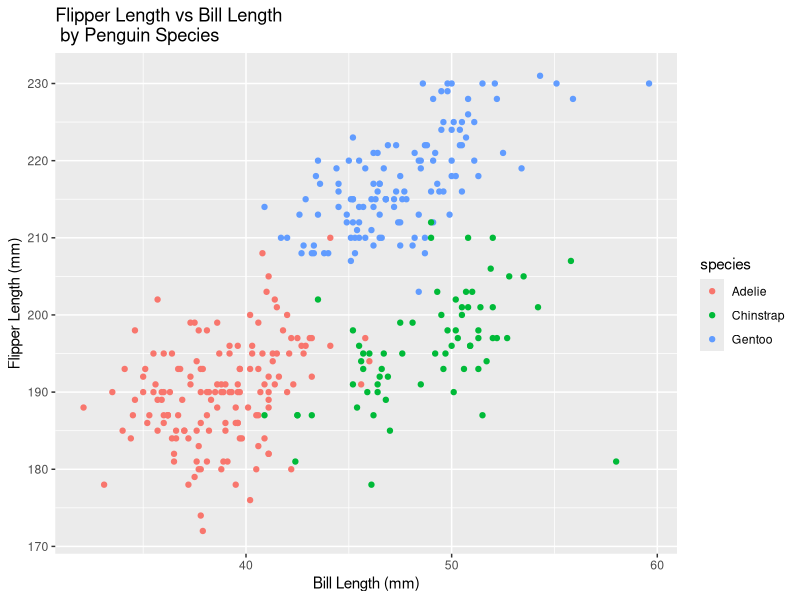
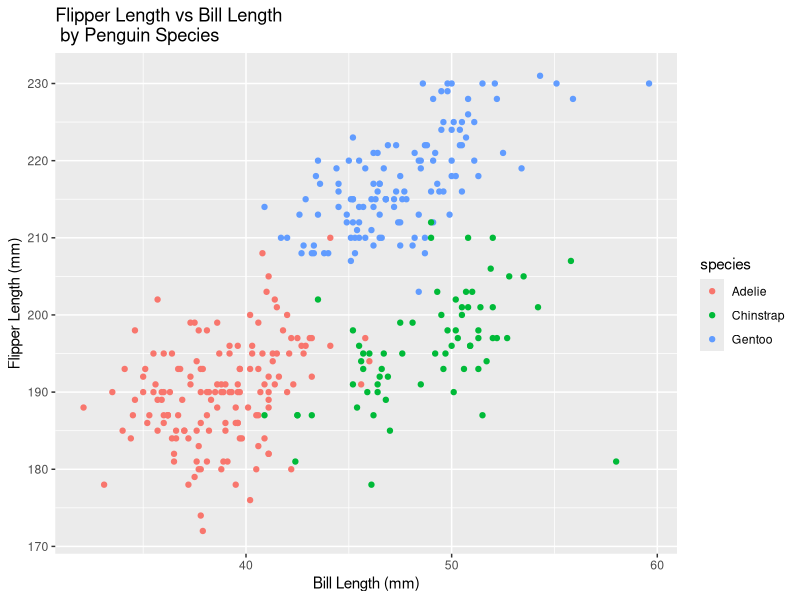

The R source for these figures, in order:
## ---- chunk 1
knitr::opts_chunk$set(echo = TRUE)
## ---- chunk 2
  library(tidyverse)
  library(ggplot2)
  library(palmerpenguins)
## ---- chunk 3
# I decided to set echo to true, so you can see both my code and the results in
# the knitted HTML file.

# problem1_DF is a data frame that consists of various data types, including a
# standard normal distribution of numbers, boolean values, character and factor
# vectors.

problem1_DF = 
  tibble(
    normal_distribution_values = rnorm(10),
    logical_vector = normal_distribution_values>0,
    character_vector_10 = c("g", "o", "i", "k", "i", "n", "m", "n", "h", "y"),
    factor_vector_10 = factor(c("harry", "hermoine", "ron", "ron", "ron", "hermoine", "harry", "hermoine", "harry", "ron"))
  )

# generates a table of problem1_DF to inspect whether values have successfully
# been input
head(problem1_DF)

# Take the mean of each set of values in the dataframe

# Take the mean of the normally distributed 10 values that were generated
ndist_mean = mean(problem1_DF %>% pull(1))
ndist_mean
# ndist_mean = ~-0.228, which is about what we would expect

# Take the mean of the logical vector
logvec_mean = mean(problem1_DF %>% pull(2))
logvec_mean
# logvec_mean = 0.3, which assumes TRUE = 1, and FALSE = 0.

# Take the mean of the character vector
chvec_mean = mean(problem1_DF %>% pull(3))
chvec_mean

# Take the mean of the factor vector
factor_mean = mean(problem1_DF %>% pull(4))
factor_mean

# the character vector and factor vector are not numeric, so they return 
# NA when we try to calculate the mean
## ---- chunk 4
# load the penguins dataset
data("penguins", package = "palmerpenguins")

# determine some summary statistics about the penguins dataset
summary(penguins)
# running the summary function, we see that there are three species (Adelie, 
# Chinstrap, and Gentoo) and three islands (Biscoe, Dream, Torgersen). There 
# are 152 Adelie penguins, 68 Chinstrap penguins. Other variables of interest 
# include the average bill length and bill depth, flipper length, body mass, 
# penguin sex and year of observation.
head(penguins)

# the number of rows and columns in the penguins dataset
num_columns = ncol(penguins)
num_columns
num_rows = nrow(penguins)
num_rows
# there are 344 rows and 8 columns in the penguins dataset.

# the mean flipper length
flipper_length_mm = penguins %>% pull(3) %>% na.omit()
flipper_length_mm_mean = mean(flipper_length_mm)
flipper_length_mm_mean
 
# the mean flipper length of the penguins in this dataset is 43.92193mm
## ---- chunk 5
# generate a scatterplot of bill_length_mm (x) vs flipper_length_mm (y), with 
# points colored by species
flipper_plot = ggplot(data = penguins, aes(x = bill_length_mm, y =flipper_length_mm, color = species)) + geom_point() + ggtitle("Flipper Length vs Bill Length \n by Penguin Species") + xlab("Bill Length (mm)") + ylab("Flipper Length (mm)")
plot(flipper_plot)

# save the scatterplot
ggsave("scatter_plot.pdf", height = 4, width = 6)

